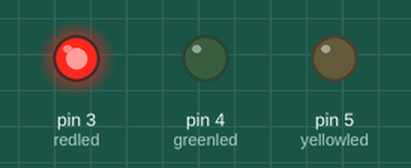
This sketch was run on a simulated Arduino Uno, built with avr-gcc and run on an emulated ATmega328P. Parts: output pins drawn as LEDs (lit = HIGH).

Above: at 2.5 s.
At 7.5 s:
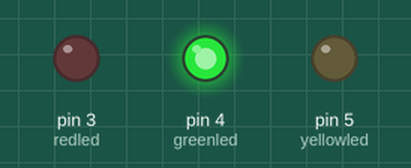
At 11.2 s:
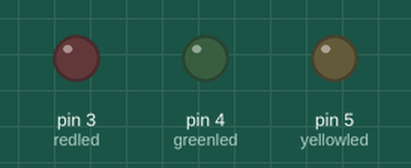
At 14.5 s:
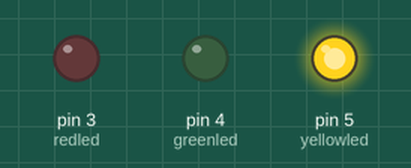
Timing chart, 0 to 20.8 s (numbered marks = the images above):
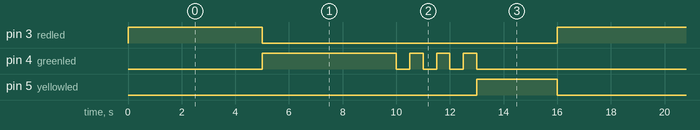

The sketch:

sketch_sep22a.ino
```cpp
int redled=3;
int greenled=4;
int yellowled=5;
int i=0;
void setup()
{
  //将三接口设置为输出接口
  pinMode(redled,OUTPUT);
  pinMode(greenled,OUTPUT);
  pinMode(yellowled,OUTPUT);
}

void loop()
{
  digitalWrite(redled,HIGH);
  delay(5000);
digitalWrite(redled,LOW);
digitalWrite(greenled,HIGH);
delay(5000);
for(i=0;i<3;i++)
{
  digitalWrite(greenled,LOW);
  delay(500);
  digitalWrite(greenled,HIGH);
  delay(500);
}
digitalWrite(greenled,LOW);
digitalWrite(yellowled,HIGH);
delay(3000);
digitalWrite(yellowled,LOW);


}
```

Measured:
- by itself, pin 3 (redled): alternates HIGH for 5.0 s and LOW for 11.0 s
- by itself, pin 4 (greenled): repeats every 16.0 s: 3 × (LOW 0.50 s, HIGH 0.50 s), LOW 8.0 s, HIGH 5.0 s
- by itself, pin 5 (yellowled): alternates HIGH for 3.0 s and LOW for 13.0 s
